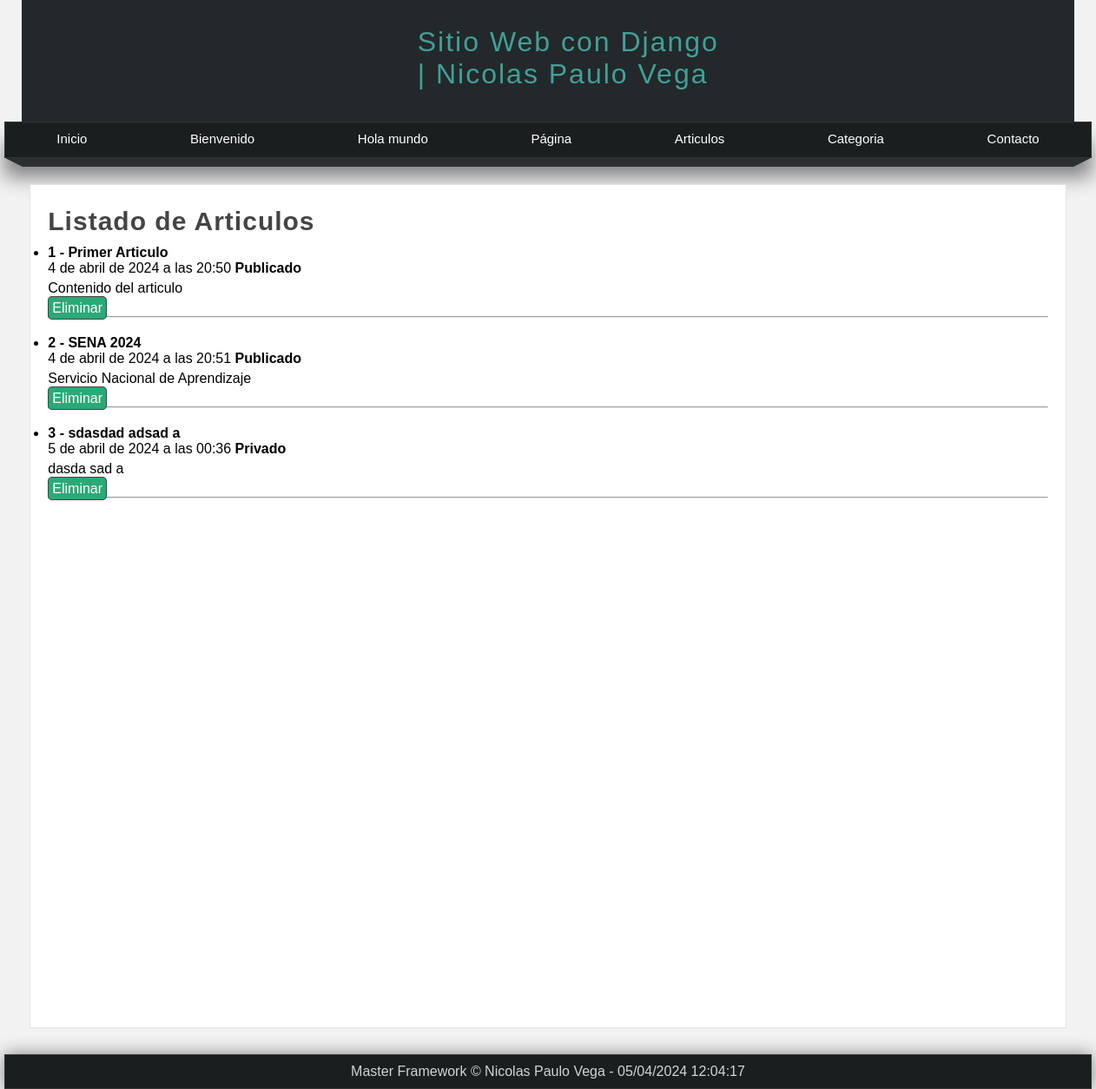
The app's page /article/, older data.
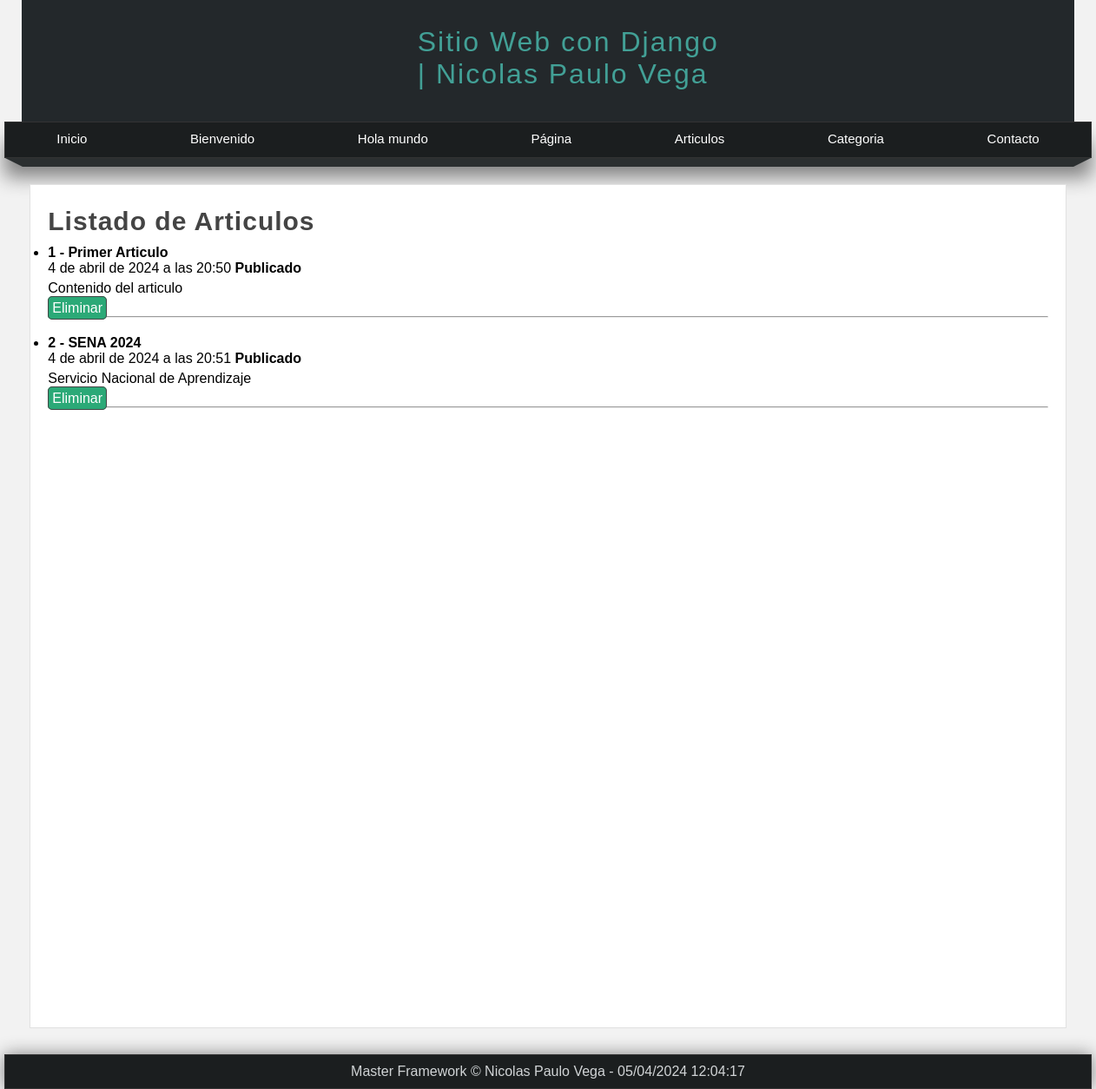
The same page, newer data.
### my_app/models.py (models this page shows)
class Article(models.Model):
    title = models.CharField(max_length=150)
    content = models.TextField()
    image = models.ImageField(default='null')
    public = models.BooleanField()
    create_date = models.DateTimeField(auto_now_add = True)
    update_date = models.DateField(auto_now = True)

### my_app/views.py (the view)
# urls.py: path('article/', article, name="article"),
def article(request):
    article = Article.objects.all()
    return render(request, 'article/article.html', {'articles': article})

### my_app/templates/article/article.html (shortened to what this page needs)
{% extends "layout.html" %}
{% load static %}
{% block content %}
    <h1 class="title">Listado de Articulos</h1>
    <ul>
        {% for article in articles %}
            <li>
                <div class="list">
                    <h4>{{article.id}} - {{article.title}}</h4>
                    <span>{{article.create_date}}</span>
                    {% if article.public %}
                        <strong>Publicado</strong>
                    {% else %}
                        <strong>Privado</strong>
                    {% endif %}
                    <p>
                        {{article.content}}
                </div>
                <a href="{% url 'delete_article' article.id %}">Eliminar</a>
                <hr>
            </li>
        {% endfor %}
    </ul>
{% endblock %}

### my_app/templates/layout.html (shortened to what this page needs)
{% load static %}
<!DOCTYPE html>
<html lang="en">
<head>
    <link rel="stylesheet" href="../static/css/style.css">
</head>
<body>
    <header>
        <div class="logotipo">
            <img src="{% static 'img/logo.png' %}" alt="">
            <h1>Sitio Web con Django | Nicolas Paulo Vega</h1>
        </div>
    </header>
    <nav>
        <ul class="menu-horizontal">
            <li>
                <a href="{% url 'index' %}">Inicio</a>
            </li>
            <li>
                <a href="{% url 'welcome' %}">Bienvenido</a>
            </li>
            <li>
                <a href="{% url 'hello_world' %}">Hola mundo</a>
            </li>
            <li>
                <a href="{% url 'pages' %}">Página</a>
            </li>
            <li>
                <a href="{% url 'article' %}">Articulos</a>
            </li>
            <li>
                <a href="#">Categoria</a>
            </li>
            <li>
                <a href="{% url 'contact' 'Nicolas' 'Paulo Vega'%}">Contacto</a>
            </li>
        </ul>
    </nav>
    <div class="barra">
        <span class="esquina-izquierda"></span>
        <span class="relleno-barra"></span>
        <span class="esquina-derecha"></span>
    </div>
    <div id="content">
        <div class="box">
            {% block content %}
            {% endblock %}
        </div>
    </div>
    <footer>Master Framework &copy; Nicolas Paulo Vega - {% now 'd/m/Y h:m:s' %}</footer>
</body>
</html>

### my_app/static/css/style.css (style rules this page uses)
* { margin: 0px; padding: 0px; font-family: Arial, Helvetica, sans-serif; text-decoration: none; }
body { background-color: #F2F2F2; }
header { width: 1212px; height: 140px; background-color: #23282B; margin: 0px auto; }
.logotipo { width: 35%; height: 130px; margin: 0px auto; padding-top: 10px; display: flex; }
.logotipo img { display: block; width: 80px; float: left; margin-top: 20px; }
.logotipo h1 { display: block; float: left; margin-top: 20px; margin-left: 20px; letter-spacing: 2px; font-weight: lighter; color: #42a096; }
nav { width: 1250px; height: 40px; background-color: #1B1E1F; border: 1px solid #333333; margin: 0px auto; box-shadow: 0px 22px 22px gray; font-size: 15px; }
.menu-horizontal { list-style: none; display: flex; justify-content: space-around; }
.menu-horizontal >li >a { display: block; padding: 10px; color: white; text-decoration: none; }
.barra { width: 1250px; margin: 0px auto; }
.esquina-izquierda { display: block; border-left: 20px solid transparent; border-top: 10px solid #2b2f30; float: left; }
.esquina-derecha { display: block; border-right: 20px solid transparent; border-top: 10px solid #2b2f30; float: right; }
.relleno-barra { display: block; width: 1210px; height: 10px; background-color: #2b2f30; float: left; }
#content { width: 1212px; min-height: 930px; margin: 0px auto; margin-bottom: 30px; margin-top: 30px; }
.box { background-color: white; width: 95%; min-height: 930px; padding: 20px; border: 1px solid #dddd; margin: 0px auto; }
.box a { background-color: #2ba977; color: white; padding: 4px; border: 1px solid #444; border-radius: 5px; font-weight: 700px; }
.title { color: #444; letter-spacing: 1px; font-size: 30px; margin-bottom: 10px; margin-top: 5px; }
footer { width: 1250px; background-color: #1b1e1f; border: 1px solid #333; color: #d1d4d6; text-align: center; padding-top: 10px; padding-bottom: 10px; box-shadow: 0px 0px 20px grey; margin: 0px auto; }
.box p, .box h2, .box h3, .box ul { margin-top: 5px; margin-bottom: 5px; }
.box ul li { margin-top: 10px; margin-bottom: 20px; }

Row changes from the older to the newer data that the page shows:
removed Article: id "3", title "sdasdad adsad a", create_date "5 de abril de 2024 a las 00:36", public "Privado", content "dasda sad a"
